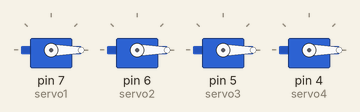
This sketch was run on a simulated Arduino Uno, built with avr-gcc and run on an emulated ATmega328P. On the bench: 4 × servo. At 3.8 s the program stops and its outputs stay as they are.

Above: at 0.05 s.
At 0.75 s:
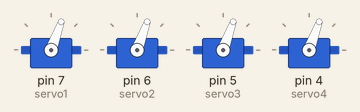
At 1.35 s:
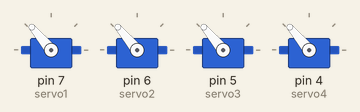
At 1.9 s:
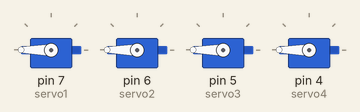
At 2.65 s:
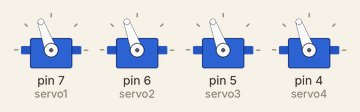
At 3.9 s:
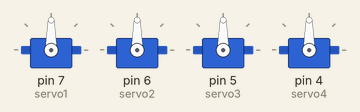
Timing chart, 0 to 5.3 s (numbered marks = the images above):
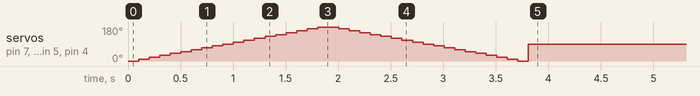

Measured:
- by itself, servo on pin 7 (servo1), servo on pin 6 (servo2), servo on pin 5 (servo3), servo on pin 4 (servo4): 0° → 10° at 0.10 s, → 20° 0.10 s later, → 30° 0.10 s later, → 40° 0.10 s later, … (37 changes in this stretch)

The sketch:

4_servo_motors1.ino
```cpp
#include <Servo.h>

Servo servo1;
Servo servo2;
Servo servo3;
Servo servo4;

void setup() {
  servo1.attach(7);
  servo2.attach(6);
  servo3.attach(5);
  servo4.attach(4);
}

void loop() {
  for (int pos = 0; pos <= 180; pos += 10) {
    servo1.write(pos);
    servo2.write(pos);
    servo3.write(pos);
    servo4.write(pos);
    delay(100);
  }

  for (int pos = 180; pos >= 0; pos -= 10) {
    servo1.write(pos);
    servo2.write(pos);
    servo3.write(pos);
    servo4.write(pos);
    delay(100);
  }

  servo1.write(90);
  servo2.write(90);
  servo3.write(90);
  servo4.write(90);

  while (true);
}
```
